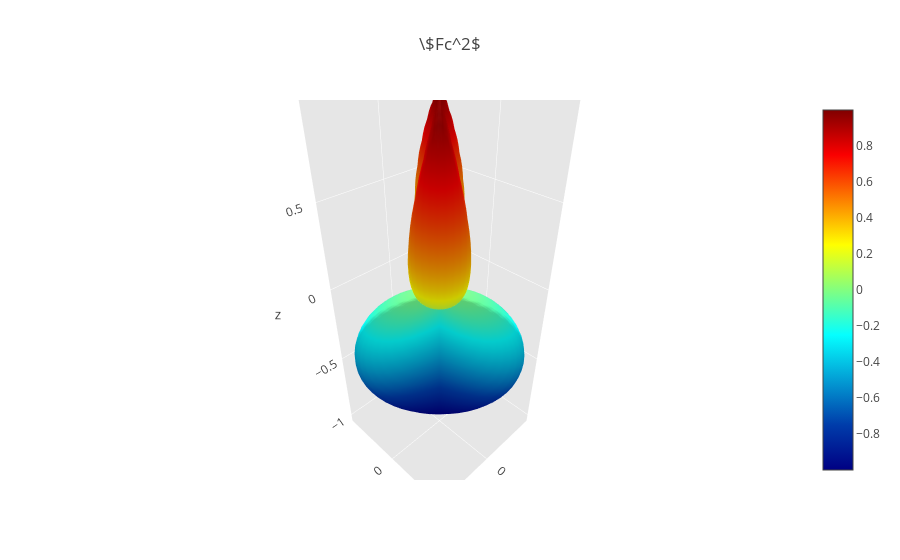

Write notebook code for a chart like this one.
### Markdown cell above
# |Fc|^2

### Code cell
import numpy as np
import plotly.plotly
plotly.offline.init_notebook_mode(connected=True)
import plotly.offline as py
import plotly.graph_objs as go

# Compute theta and phi angles
theta_aux = np.linspace(0,np.pi,50)
phi_aux = np.linspace(0,2*np.pi,50)
psi = 0

# Compute grid for theta and phi
theta, phi  = np.meshgrid(theta_aux, phi_aux)

# tesis (Drago, s.f) eq 2.21
fc = (((0.5)*(1+ pow(np.cos(theta),2))*(np.cos(2*phi))*(np.sin(2*psi))) + ((np.cos(theta))*(np.sin(2*phi))*(np.cos(2*psi))))
abs_fc = abs(pow(fc, 2))

x = fc * np.cos(phi) * np.sin(theta)  # x = r*cos(phi)*sin(theta)
y = fc * np.sin(phi) * np.sin(theta)  # y = r*sin(phi)*sin(theta)
z = fc * np.cos(theta)                # z = np.cos(theta)

surface = go.Surface(x = x, y = y, z = z, colorscale = 'Jet')
data = [surface]

layout = go.Layout(
    title = '\$Fc^2$',
    scene = dict(
        xaxis = dict(
            gridcolor = 'rgb(255, 255, 255)',
            zerolinecolor = 'rgb(255, 255, 255)',
            showbackground = True,
            backgroundcolor = 'rgb(230, 230,230)'
        ),
        yaxis = dict(
            gridcolor = 'rgb(255, 255, 255)',
            zerolinecolor = 'rgb(255, 255, 255)',
            showbackground = True,
            backgroundcolor = 'rgb(230, 230,230)'
        ),
        zaxis = dict(
            gridcolor = 'rgb(255, 255, 255)',
            zerolinecolor = 'rgb(255, 255, 255)',
            showbackground = True,
            backgroundcolor = 'rgb(230, 230,230)'
        )
    )
)

fig = go.Figure(data = data, layout = layout)
py.iplot(fig, filename = 'fc_tesis')

### Figure 1 — Plotly figure (JSON) as saved in the notebook; plotly's stock layout.template omitted (floating-point values rounded to 4 significant figures; data arrays with more than 128 entries replaced by an {"elided": "..."} marker saying what was removed)
{"data": [{"colorscale": "Jet", "type": "surface", "uid": "5fe8b476-3299-4ad9-86f8-358378b5ac0a", "x": {"elided": "50x50 float values"}, "y": {"elided": "50x50 float values"}, "z": {"elided": "50x50 float values"}}], "layout": {"scene": {"xaxis": {"backgroundcolor": "rgb(230, 230,230)", "gridcolor": "rgb(255, 255, 255)", "showbackground": true, "zerolinecolor": "rgb(255, 255, 255)"}, "yaxis": {"backgroundcolor": "rgb(230, 230,230)", "gridcolor": "rgb(255, 255, 255)", "showbackground": true, "zerolinecolor": "rgb(255, 255, 255)"}, "zaxis": {"backgroundcolor": "rgb(230, 230,230)", "gridcolor": "rgb(255, 255, 255)", "showbackground": true, "zerolinecolor": "rgb(255, 255, 255)"}}, "title": {"text": "\\$Fc^2$"}}}
